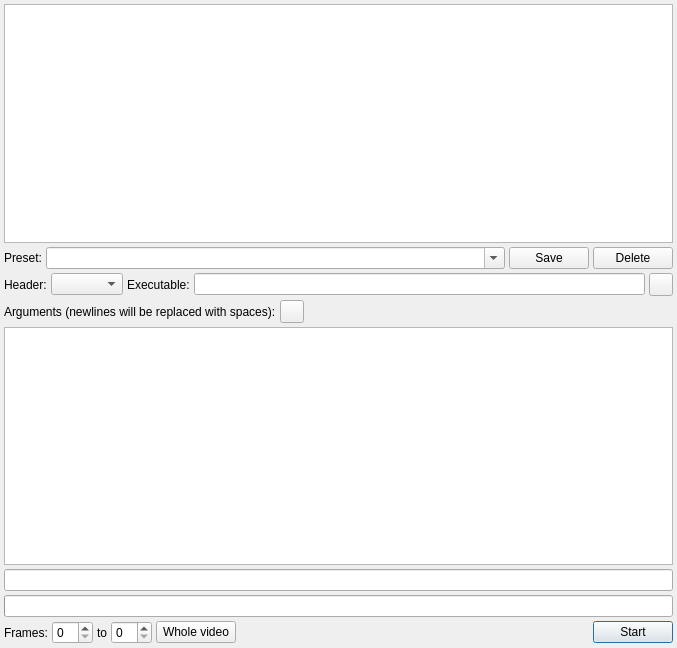
<?xml version="1.0" encoding="UTF-8"?>
<ui version="4.0">
 <class>EncodeDialog</class>
 <widget class="QDialog" name="EncodeDialog">
  <property name="geometry">
   <rect>
    <x>0</x>
    <y>0</y>
    <width>677</width>
    <height>648</height>
   </rect>
  </property>
  <property name="windowTitle">
   <string>Encode video</string>
  </property>
  <layout class="QVBoxLayout" name="verticalLayout">
   <property name="spacing">
    <number>4</number>
   </property>
   <property name="leftMargin">
    <number>4</number>
   </property>
   <property name="topMargin">
    <number>4</number>
   </property>
   <property name="rightMargin">
    <number>4</number>
   </property>
   <property name="bottomMargin">
    <number>4</number>
   </property>
   <item>
    <widget class="VSEditorLog" name="feedbackTextEdit">
     <property name="readOnly">
      <bool>true</bool>
     </property>
     <property name="textInteractionFlags">
      <set>Qt::LinksAccessibleByKeyboard|Qt::LinksAccessibleByMouse|Qt::TextBrowserInteraction|Qt::TextSelectableByKeyboard|Qt::TextSelectableByMouse</set>
     </property>
    </widget>
   </item>
   <item>
    <layout class="QHBoxLayout" name="horizontalLayout_4">
     <property name="spacing">
      <number>4</number>
     </property>
     <item>
      <widget class="QLabel" name="encodingPresetLabel">
       <property name="text">
        <string>Preset:</string>
       </property>
      </widget>
     </item>
     <item>
      <widget class="QComboBox" name="encodingPresetComboBox">
       <property name="sizePolicy">
        <sizepolicy hsizetype="Expanding" vsizetype="Fixed">
         <horstretch>0</horstretch>
         <verstretch>0</verstretch>
        </sizepolicy>
       </property>
       <property name="editable">
        <bool>true</bool>
       </property>
       <property name="insertPolicy">
        <enum>QComboBox::NoInsert</enum>
       </property>
      </widget>
     </item>
     <item>
      <widget class="QPushButton" name="encodingPresetSaveButton">
       <property name="text">
        <string>Save</string>
       </property>
      </widget>
     </item>
     <item>
      <widget class="QPushButton" name="encodingPresetDeleteButton">
       <property name="text">
        <string>Delete</string>
       </property>
      </widget>
     </item>
    </layout>
   </item>
   <item>
    <layout class="QHBoxLayout" name="horizontalLayout_2">
     <property name="spacing">
      <number>4</number>
     </property>
     <item>
      <widget class="QLabel" name="label_3">
       <property name="text">
        <string>Header:</string>
       </property>
      </widget>
     </item>
     <item>
      <widget class="QComboBox" name="headerTypeComboBox">
       <property name="sizeAdjustPolicy">
        <enum>QComboBox::AdjustToContents</enum>
       </property>
      </widget>
     </item>
     <item>
      <widget class="QLabel" name="label">
       <property name="text">
        <string>Executable:</string>
       </property>
      </widget>
     </item>
     <item>
      <widget class="QLineEdit" name="executablePathEdit">
       <property name="text">
        <string/>
       </property>
      </widget>
     </item>
     <item>
      <widget class="QToolButton" name="executableBrowseButton">
       <property name="text">
        <string/>
       </property>
      </widget>
     </item>
    </layout>
   </item>
   <item>
    <layout class="QHBoxLayout" name="horizontalLayout_3">
     <item>
      <widget class="QLabel" name="label_2">
       <property name="text">
        <string>Arguments (newlines will be replaced with spaces):</string>
       </property>
      </widget>
     </item>
     <item>
      <widget class="QToolButton" name="argumentsHelpButton">
       <property name="text">
        <string/>
       </property>
      </widget>
     </item>
     <item>
      <spacer name="horizontalSpacer_2">
       <property name="orientation">
        <enum>Qt::Horizontal</enum>
       </property>
       <property name="sizeHint" stdset="0">
        <size>
         <width>40</width>
         <height>20</height>
        </size>
       </property>
      </spacer>
     </item>
    </layout>
   </item>
   <item>
    <widget class="QPlainTextEdit" name="argumentsTextEdit">
     <property name="plainText">
      <string/>
     </property>
    </widget>
   </item>
   <item>
    <widget class="QLineEdit" name="metricsEdit">
     <property name="readOnly">
      <bool>true</bool>
     </property>
    </widget>
   </item>
   <item>
    <widget class="QProgressBar" name="processingProgressBar">
     <property name="alignment">
      <set>Qt::AlignCenter</set>
     </property>
     <property name="format">
      <string>%v / %m</string>
     </property>
    </widget>
   </item>
   <item>
    <layout class="QHBoxLayout" name="horizontalLayout">
     <property name="spacing">
      <number>4</number>
     </property>
     <item>
      <widget class="QLabel" name="framesLabel">
       <property name="text">
        <string>Frames:</string>
       </property>
      </widget>
     </item>
     <item>
      <widget class="QSpinBox" name="fromFrameSpinBox"/>
     </item>
     <item>
      <widget class="QLabel" name="toLabel">
       <property name="text">
        <string>to</string>
       </property>
      </widget>
     </item>
     <item>
      <widget class="QSpinBox" name="toFrameSpinBox"/>
     </item>
     <item>
      <widget class="QPushButton" name="wholeVideoButton">
       <property name="text">
        <string>Whole video</string>
       </property>
      </widget>
     </item>
     <item>
      <spacer name="horizontalSpacer">
       <property name="orientation">
        <enum>Qt::Horizontal</enum>
       </property>
       <property name="sizeHint" stdset="0">
        <size>
         <width>13</width>
         <height>20</height>
        </size>
       </property>
      </spacer>
     </item>
     <item>
      <widget class="QPushButton" name="startStopEncodeButton">
       <property name="text">
        <string>Start</string>
       </property>
       <property name="default">
        <bool>true</bool>
       </property>
      </widget>
     </item>
    </layout>
   </item>
  </layout>
 </widget>
 <customwidgets>
  <customwidget>
   <class>VSEditorLog</class>
   <extends>QTextEdit</extends>
   <header>../../src/log/vs_editor_log.h</header>
  </customwidget>
 </customwidgets>
 <resources/>
 <connections/>
</ui>
